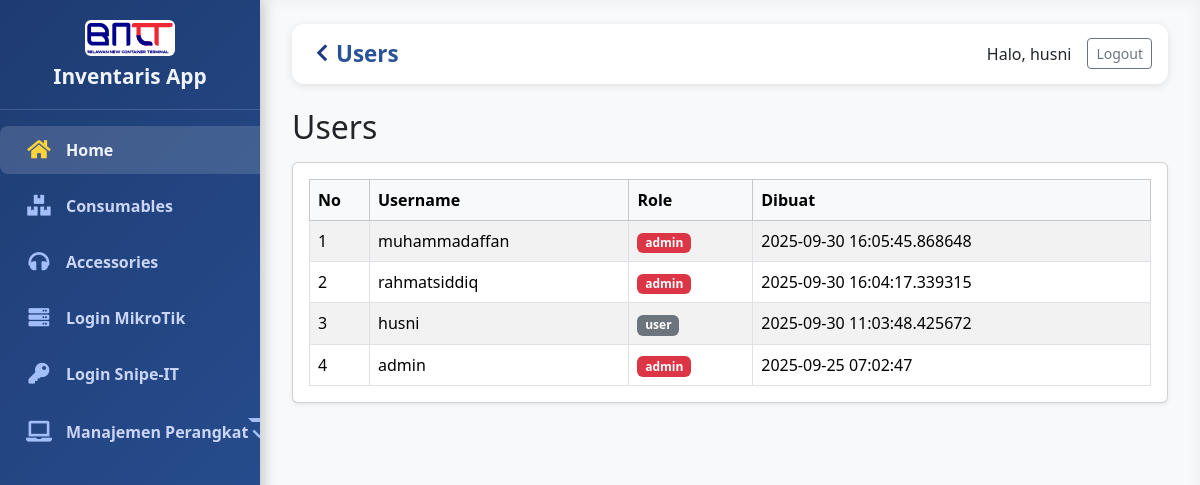
Page /users (signed in) on the committed database.
### tables this page shows
CREATE TABLE users (
    id INTEGER PRIMARY KEY AUTOINCREMENT,
    username TEXT UNIQUE NOT NULL,
    password TEXT NOT NULL
, role TEXT NOT NULL DEFAULT 'user', created_at TEXT);

### app.py (the view)
@app.route("/users")
@login_required
def users_page():
    db = get_db()
    cur = db.execute("SELECT id, username, password, role, created_at FROM users ORDER BY created_at DESC")
    users = cur.fetchall()
    return render_template(
        "users.html",
        title="Users",
        users=users,
        current_role=session.get("role")  # kirim role ke template
    )

### app.py (called while the page is built)
def get_db():
    db = getattr(g, "_database", None)
    if db is None:
        db = g._database = sqlite3.connect(DB_PATH)
        db.row_factory = sqlite3.Row  # biar bisa diakses kayak dict
    return db

def login_required(f):
    @wraps(f)
    def decorated_function(*args, **kwargs):
        if not session.get("user_id"):
            flash("Silakan login terlebih dahulu.", "warning")
            return redirect(url_for("login"))
        return f(*args, **kwargs)
    return decorated_function

### templates/users.html (shortened to what this page needs)
<!DOCTYPE html>
<html lang="en">
<head>
    <link rel="stylesheet" href="https://cdn.jsdelivr.net/npm/bootstrap-icons@1.11.3/font/bootstrap-icons.css">
</head>
<body>
{% extends "base.html" %}
{% block content %}
<h2 class="mb-3">Users</h2>
<div class="card shadow-sm">
    <div class="card-body">
        <div class="table-responsive">
        <table class="table table-striped table-bordered align-middle mb-0">
            <thead class="table-light">
            <tr>
                <th style="width:60px;">No</th>
                <th>Username</th>
                <th>Role</th>
                <th>Dibuat</th>
            </tr>
            </thead>
            <tbody>
            {% for u in users %}
            <tr>
                <td>{{ loop.index }}</td>
                <td>{{ u.username }}</td>
                <td>
                {% if u.role == 'admin' %}
                    <span class="badge bg-danger">admin</span>
                {% else %}
                    <span class="badge bg-secondary">user</span>
                {% endif %}
                </td>
                <td>{{ u.created_at }}</td>
            </tr>
            {% endfor %}
            </tbody>
        </table>
        </div>
    </div>
</div>
{% endblock %}

### templates/base.html (shortened to what this page needs)
    <!doctype html>
    <html lang="en">
    <head>
    <link href="https://cdn.jsdelivr.net/npm/bootstrap@5.3.7/dist/css/bootstrap.min.css" rel="stylesheet" />
    <link
        rel="stylesheet"
        href="https://cdnjs.cloudflare.com/ajax/libs/font-awesome/5.15.3/css/all.min.css"/>
    </head>
    <body>
    <div class="d-flex">
        {% if session.get('username') %}
        <nav class="sidebar" id="sidebar" aria-label="Sidebar Navigation">
        <div class="sidebar-header d-flex flex-column align-items-center text-center">
            <img src="{{ url_for('static', filename='img/logo.svg') }}" alt="Logo" class="brand-logo mb-2">
            <h5 class="mb-0">Inventaris App</h5>
        </div>
        <ul class="nav flex-column">
            <li class="nav-item mb-2">
            <a class="nav-link active" href="{{ url_for('home') }}">
                <i class="fas fa-home"></i>
                <span>Home</span>
            </a>
            </li>
            <li class="nav-item mb-2">
            <a class="nav-link" href="{{ url_for('consumables') }}">
                <i class="fas fa-boxes"></i>
                <span>Consumables</span>
            </a>
            <li class="nav-item mb-2">
                <a class="nav-link" href="{{ url_for('accessories') }}">
                    <i class="fas fa-headphones"></i>
                    <span>Accessories</span>
                </a>
            </li>
            <li class="nav-item mb-2">
                <a class="nav-link" href="{{ url_for('mikrotik_login') }}">
                    <i class="fas fa-server"></i>
                    <span>Login MikroTik</span>
                </a>
            </li>
            <li class="nav-item mb-2">
                <a class="nav-link" href="{{ url_for('snipeit_login') }}">
                    <i class="fas fa-key"></i>
                    <span>Login Snipe-IT</span>
                </a>
                </li>
            <li class="nav-item mb-2">
                <div class="dropdown">
                    <a class="nav-link dropdown-toggle" href="#" role="button" data-bs-toggle="dropdown" aria-expanded="false">
                        <i class="fas fa-laptop"></i>
                        <span>Manajemen Perangkat</span>
                    </a>
                </div>
            </li>
        </ul>
        </nav>
        <main class="main-content flex-grow-1" role="main">
        <nav class="navbar navbar-expand-lg navbar-light">
            <button class="btn" id="toggleBtn" aria-label="Toggle Sidebar">
                <i class="fas fa-chevron-left"></i>
            </button>
            <div class="container-fluid px-0 d-flex justify-content-between align-items-center">
                <a class="navbar-brand d-flex align-items-center gap-2" href="#">
                    <span>{{ title }}</span>
                </a>
                {% if session.get('username') %}
                <div class="d-flex align-items-center">
                    <span class="me-3">Halo, {{ session.username }}</span>
                    <a href="{{ url_for('logout') }}" class="btn btn-outline-secondary btn-sm">Logout</a>
                </div>
                {% endif %}
            </div>
        </nav>
        {% endif %}
        <div class="container-fluid px-0">
            {% block content %}{% endblock %}
        </div>
        </main>
    </div>
    </body>
    </html>

### templates/base.html (style rules this page uses)
body, html { margin: 0; padding: 0; height: 100%; font-family: 'Segoe UI', Tahoma, Geneva, Verdana, sans-serif; background: #f8f9fa; }
.sidebar { min-height: 100vh; width: 260px; background: linear-gradient(135deg, #1e3c72, #2a5298); box-shadow: 3px 0 15px rgba(0, 0, 0, 0.2); transition: width 0.4s cubic-bezier(0.4, 0, 0.2, 1); overflow: hidden; display: flex; flex-direction: column; color: #e0e6f1; position: fixed; top: 0; left: 0; z-index: 1030; }
.sidebar-header { padding: 1.25rem 1.5rem; display: flex; justify-content: space-between; align-items: center; border-bottom: 1px solid rgba(255, 255, 255, 0.15); user-select: none; }
.sidebar-header h5 { font-weight: 700; font-size: 1.3rem; color: #f0f4ff; white-space: nowrap; transition: opacity 0.3s ease, transform 0.3s ease; }
#toggleBtn { background: transparent; border: none; color: #1e3983ff; font-size: 1.2rem; cursor: pointer; transition: transform 0.3s ease; padding: 0.25rem 0.5rem; border-radius: 6px; }
.nav { flex-grow: 1; padding-top: 1rem; overflow-y: auto; }
.nav-link { display: flex; align-items: center; color: #cbd5f7; font-weight: 600; font-size: 1rem; padding: 0.75rem 1.5rem; border-radius: 8px; transition: background-color 0.3s ease, color 0.3s ease; white-space: nowrap; user-select: none; }
.nav-link i { font-size: 1.3rem; width: 30px; text-align: center; color: #a3bffa; transition: color 0.3s ease; flex-shrink: 0; }
.nav-link span { margin-left: 12px; opacity: 1; transition: opacity 0.3s ease, transform 0.3s ease; display: inline-block; }
.nav-link.dropdown-toggle { position: relative; }
.nav-link.dropdown-toggle::after { content: '\f078'; font-family: 'Font Awesome 5 Free'; font-weight: 900; margin-left: auto; transition: transform 0.3s ease; color: #a3bffa; }
.nav-link:hover, .nav-link.active { background-color: rgba(255, 255, 255, 0.15); color: #f0f4ff; }
.nav-link:hover i, .nav-link.active i { color: #ffd43b; }
.main-content { margin-left: 260px; padding: 1.5rem 2rem; min-height: 100vh; background: #f8f9fa; transition: margin-left 0.4s cubic-bezier(0.4, 0, 0.2, 1); box-shadow: inset 0 0 15px rgba(0, 0, 0, 0.05); }
.brand-logo { height: 36px; width: auto; border-radius: 6px; background: #ffffff; padding: 2px; }
.sidebar-header .brand-logo { margin-bottom: .5rem; }
.navbar { background: #ffffff; box-shadow: 0 2px 8px rgba(0, 0, 0, 0.1); border-radius: 12px; padding: 0.5rem 1rem; margin-bottom: 1.5rem; }
.navbar-brand { font-weight: 700; font-size: 1.4rem; color: #2a5298; }

### rows in the picture
users: username "husni", role "user", created_at "2025-09-30 11:03:48.425672"
users: username "muhammadaffan", role "admin", created_at "2025-09-30 16:05:45.868648"
users: username "rahmatsiddiq", role "admin", created_at "2025-09-30 16:04:17.339315"
users: username "admin", role "admin", created_at "2025-09-25 07:02:47"

### other values in the picture
{{ title }} "Users"
